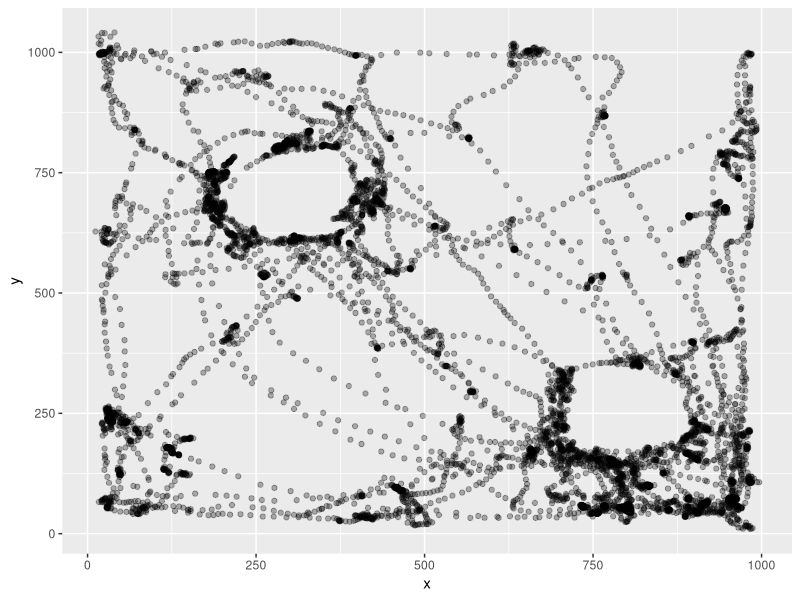

R code for this plot: (Note: this script raises an error after producing the figure.)
rm(list = ls())
library(tidyverse)
SimilarLearn <- read_csv("240711_r1570_0_baseline_learn.csv")
SimilarLearn <- SimilarLearn %>%
  select(!15:24) %>%
  filter(Value.Item1.Item2>21) %>%
  rename(pixelx = Value.Item1.Item3.X, pixely = Value.Item1.Item3.Y, TimePoint = Value.Item1.Item2) %>%
  select(!1, !14)
x1 <- c(SimilarLearn$pixelx)
y1 <- c(SimilarLearn$pixely)
df1 <- data.frame(x = x1, y = y1)
p1 <- ggplot(df1, aes(x = x, y = y)) +
  geom_point(alpha = 0.3)
p1
library(ggforce)
p1circle <- p1 + geom_circle(aes(x0 = 309, y0 = 715, r = 130), color = "blue")
p1circle <- p1circle + geom_circle(aes(x0 = 797, y0 = 261, r = 130), color = "blue")
p1circle <- p1circle +
  ggtitle("baseline")
p1circle
radius <- 130
#I changed the radius into 130 because the rats are much bigger in these trials.
center_x1 <- 309
center_y1 <- 715
df1$distance <- sqrt((df1$x - center_x1)^2 + (df1$y - center_y1)^2)
points_in_circle1 <- sum(df1$distance <= radius)
print(points_in_circle1)
center_x2 <- 797
center_y2 <- 261
df1$distance1 <- sqrt((df1$x - center_x2)^2 + (df1$y - center_y2)^2)
points_in_circle2 <- sum(df1$distance1 <= radius)
print(points_in_circle2)

BaselineLearn <- read_csv("240711_r1570_1_similar_learn.csv")
BaselineLearn <- BaselineLearn %>%
  select(!15:24) %>%
  filter(Value.Item1.Item2>35) %>%
  rename(pixelx = Value.Item1.Item3.X, pixely = Value.Item1.Item3.Y, TimePoint = Value.Item1.Item2) %>%
  select(!1, !14)
x2 <- c(BaselineLearn$pixelx)
y2 <- c(BaselineLearn$pixely)
df2 <- data.frame(x = x2, y = y2)
p2 <- ggplot(df2, aes(x = x2, y = y2)) +
  geom_point(alpha = 0.3)
p2
p2circle <- p2 + geom_circle(aes(x0 = 324, y0 = 710, r = 130), color = "red")
p2circle <- p2circle + geom_circle(aes(x0 = 788, y0 = 266, r = 130), color = "red")
p2circle <- p2circle +
  ggtitle("similar")
p2circle
radius <- 130
center_x1 <- 324
center_y1 <- 710
df2$distance <- sqrt((df2$x - center_x1)^2 + (df2$y - center_y1)^2)
points_in_circle2 <- sum(df2$distance <= radius)
print(points_in_circle2)
center_x2 <- 788
center_y2 <- 266
df2$distance1 <- sqrt((df2$x - center_x2)^2 + (df2$y - center_y2)^2)
points_in_circle2 <- sum(df2$distance1 <= radius)
print(points_in_circle2)

BaselineTest <- read_csv("240711_r1570_2_similar_test.csv")
BaselineTest <- BaselineTest %>%
  select(!15:24) %>%
  filter(Value.Item1.Item2>45) %>%
  rename(pixelx = Value.Item1.Item3.X, pixely = Value.Item1.Item3.Y, TimePoint = Value.Item1.Item2) %>%
  select(!1, !14)
x3 <- c(BaselineTest$pixelx)
y3 <- c(BaselineTest$pixely)
df3 <- data.frame(x = x3, y = y3)
p3 <- ggplot(df3, aes(x = x3, y = y3)) +
  geom_point(alpha = 0.3)
p3
p3circle <- p3 + geom_circle(aes(x0 = 324, y0 = 705, r = 130), color = "red")
p3circle <- p3circle + geom_circle(aes(x0 = 788, y0 = 251, r = 130), color = "blue")
p3circle <- p3circle +
  ggtitle("similar")
p3circle
radius <- 130
center_x3 <- 324
center_y3 <- 705
df3$distance <- sqrt((df3$x - center_x3)^2 + (df3$y - center_y3)^2)
points_in_circle3 <- sum(df3$distance <= radius)
print(points_in_circle3)
center_x3 <- 788
center_y3 <- 251
df3$distance1 <- sqrt((df3$x - center_x3)^2 + (df3$y - center_y3)^2)
points_in_circle3 <- sum(df3$distance1 <= radius)
print(points_in_circle3)

BaselineLearn1 <- read_csv("240711_r1570_3_different_learn.csv")
BaselineLearn1 <- BaselineLearn1 %>%
  select(!15:24) %>%
  filter(Value.Item1.Item2>78) %>%
  rename(pixelx = Value.Item1.Item3.X, pixely = Value.Item1.Item3.Y, TimePoint = Value.Item1.Item2) %>%
  select(!1, !14)
x4 <- c(BaselineLearn1$pixelx)
y4 <- c(BaselineLearn1$pixely)
df4 <- data.frame(x = x4, y = y4)
p4 <- ggplot(df4, aes(x = x4, y = y4)) +
  geom_point(alpha = 0.3)
p4
p4circle <- p4 + geom_circle(aes(x0 = 462, y0 = 989, r = 130), color = "green")
p4circle <- p4circle + geom_circle(aes(x0 = 1040, y0 = 452, r = 130), color = "green")
p4circle <- p4circle +
  ggtitle("different")
p4circle
radius <- 130
center_x4 <- 462
center_y4 <- 989
df4$distance <- sqrt((df4$x - center_x4)^2 + (df4$y - center_y4)^2)
points_in_circle4 <- sum(df4$distance <= radius)
print(points_in_circle4)
center_x4 <- 1040
center_y4 <- 452
df4$distance1 <- sqrt((df4$x - center_x4)^2 + (df4$y - center_y4)^2)
points_in_circle4 <- sum(df4$distance1 <= radius)
print(points_in_circle4)

DifferentLearn <- read_csv("240711_r1570_4_baseline_learn.csv")
DifferentLearn <- DifferentLearn %>%
  select(!15:24) %>%
  filter(Value.Item1.Item2>0) %>%
  rename(pixelx = Value.Item1.Item3.X, pixely = Value.Item1.Item3.Y, TimePoint = Value.Item1.Item2) %>%
  select(!1, !14)
x5 <- c(DifferentLearn$pixelx)
y5 <- c(DifferentLearn$pixely)
df5 <- data.frame(x = x5, y = y5)
p5 <- ggplot(df5, aes(x = x5, y = y5)) +
  geom_point(alpha = 0.3)
p5
p5circle <- p5 + geom_circle(aes(x0 = 299, y0 = 690, r = 130), color = "purple")
p5circle <- p5circle + geom_circle(aes(x0 = 808, y0 = 251, r = 130), color = "purple")
p5circle <- p5circle +
  ggtitle("baseline")
p5circle
radius <- 130
center_x5 <- 299
center_y5 <- 690
df5$distance <- sqrt((df5$x - center_x5)^2 + (df5$y - center_y5)^2)
points_in_circle5 <- sum(df5$distance <= radius)
print(points_in_circle5)
center_x6 <- 808
center_y6 <- 251
df5$distance1 <- sqrt((df5$x - center_x6)^2 + (df5$y - center_y6)^2)
points_in_circle6 <- sum(df5$distance1 <= radius)
print(points_in_circle6)

DifferentTest <- read_csv("240711_r1570_5_different_test.csv")
DifferentTest <- DifferentTest %>%
  select(!15:24) %>%
  filter(Value.Item1.Item2>51) %>%
  rename(pixelx = Value.Item1.Item3.X, pixely = Value.Item1.Item3.Y, TimePoint = Value.Item1.Item2) %>%
  select(!1, !14)
x6 <- c(DifferentTest$pixelx)
y6 <- c(DifferentTest$pixely)
df6 <- data.frame(x = x6, y = y6)
p6 <- ggplot(df6, aes(x = x6, y = y6)) +
  geom_point(alpha = 0.3)
p6
p6circle <- p6 + geom_circle(aes(x0 = 457, y0 = 989, r = 130), color = "green")
p6circle <- p6circle + geom_circle(aes(x0 = 1035, y0 = 452, r = 130), color = "purple")
p6circle <- p6circle +
  ggtitle("different")
p6circle
radius <- 130
center_x6 <- 457
center_y6 <- 989
df6$distance <- sqrt((df6$x - center_x6)^2 + (df6$y - center_y6)^2)
points_in_circle6 <- sum(df6$distance <= radius)
print(points_in_circle6)
center_x6 <- 1030
center_y6 <- 452
df6$distance1 <- sqrt((df6$x - center_x6)^2 + (df6$y - center_y6)^2)
points_in_circle6 <- sum(df6$distance1 <= radius)
print(points_in_circle6)
library(gridExtra)
grid.arrange(p1circle, p2circle, p3circle, p4circle, p5circle, p6circle, nrow = 2, ncol = 3)
